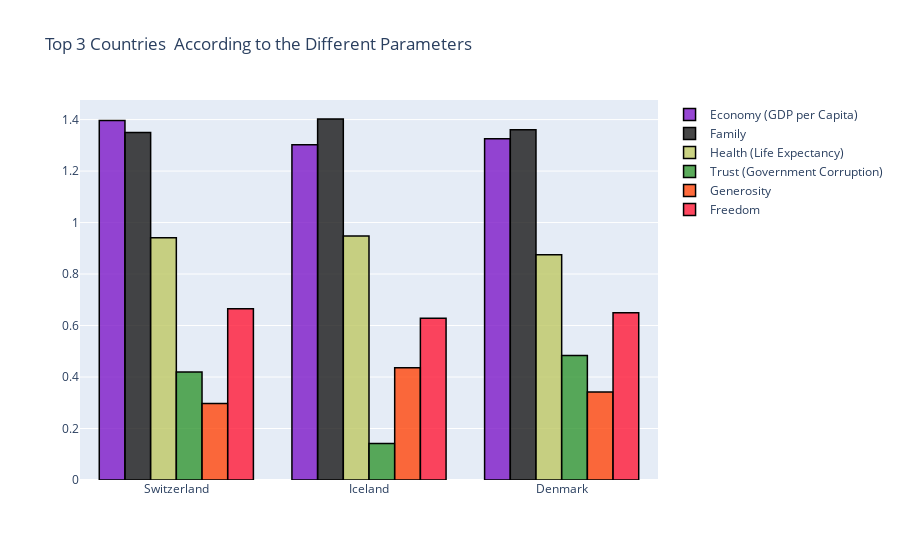

Source (notebook cell):
### Code cell
df1 = df1.iloc[:3, :]
from plotly.offline import init_notebook_mode, iplot
init_notebook_mode(connected=True)
import plotly.graph_objs as go

trace1 = go.Bar(
                x = df1.Country,
                y = df1['Economy (GDP per Capita)'],
                name = "Economy (GDP per Capita)",
                marker = dict(color = 'rgba(125, 25, 200, 0.8)',
                             line = dict(color = 'rgb(0,0,0)', width = 1.5))
                )
trace2 = go.Bar(
                x = df1.Country,
                y = df1.Family,
                name = "Family",
                marker = dict(color = 'rgba(25, 25, 25, 0.8)',
                             line = dict(color = 'rgb(0,0,0)', width = 1.5))
                )
trace3 = go.Bar(
                x = df1.Country,
                y = df1['Health (Life Expectancy)'],
                name = "Health (Life Expectancy)",
                marker = dict(color = 'rgba(190, 200, 100, 0.8)',
                             line = dict(color = 'rgb(0,0,0)', width = 1.5))
                )
trace4 = go.Bar(
                x = df1.Country,
                y = df1['Trust (Government Corruption)'],
                name = "Trust (Government Corruption)",
                marker = dict(color = 'rgba(50, 150, 50, 0.8)',
                             line = dict(color = 'rgb(0,0,0)', width = 1.5))
                )
trace5 = go.Bar(
                x = df1.Country,
                y = df1.Generosity,
                name = "Generosity",
                marker = dict(color = 'rgba(255, 70, 12, 0.8)',
                             line = dict(color = 'rgb(0,0,0)', width = 1.5))
                )
trace6 = go.Bar(
                x = df1.Country,
                y = df1.Freedom,
                name = "Freedom",
                marker = dict(color = 'rgba(255, 25, 55, 0.8)',
                             line = dict(color = 'rgb(0,0,0)', width = 1.5))
                )
data = [trace1, trace2, trace3, trace4, trace5, trace6]
layout = go.Layout(barmode = 'group', title = 'Top 3 Countries  According to the Different Parameters')
fig = go.Figure(data = data, layout = layout)
iplot(fig)
df1 = df1.iloc[:3, :]

### Figure 1 — Plotly figure (JSON) as saved in the notebook; plotly's stock layout.template omitted (floating-point values rounded to 4 significant figures)
{"data": [{"marker": {"color": "rgba(125, 25, 200, 0.8)", "line": {"color": "rgb(0,0,0)", "width": 1.5}}, "name": "Economy (GDP per Capita)", "type": "bar", "x": ["Switzerland", "Iceland", "Denmark"], "y": [1.397, 1.302, 1.325]}, {"marker": {"color": "rgba(25, 25, 25, 0.8)", "line": {"color": "rgb(0,0,0)", "width": 1.5}}, "name": "Family", "type": "bar", "x": ["Switzerland", "Iceland", "Denmark"], "y": [1.35, 1.402, 1.361]}, {"marker": {"color": "rgba(190, 200, 100, 0.8)", "line": {"color": "rgb(0,0,0)", "width": 1.5}}, "name": "Health (Life Expectancy)", "type": "bar", "x": ["Switzerland", "Iceland", "Denmark"], "y": [0.9414, 0.9478, 0.8746]}, {"marker": {"color": "rgba(50, 150, 50, 0.8)", "line": {"color": "rgb(0,0,0)", "width": 1.5}}, "name": "Trust (Government Corruption)", "type": "bar", "x": ["Switzerland", "Iceland", "Denmark"], "y": [0.4198, 0.1414, 0.4836]}, {"marker": {"color": "rgba(255, 70, 12, 0.8)", "line": {"color": "rgb(0,0,0)", "width": 1.5}}, "name": "Generosity", "type": "bar", "x": ["Switzerland", "Iceland", "Denmark"], "y": [0.2968, 0.4363, 0.3414]}, {"marker": {"color": "rgba(255, 25, 55, 0.8)", "line": {"color": "rgb(0,0,0)", "width": 1.5}}, "name": "Freedom", "type": "bar", "x": ["Switzerland", "Iceland", "Denmark"], "y": [0.6656, 0.6288, 0.6494]}], "layout": {"barmode": "group", "title": {"text": "Top 3 Countries  According to the Different Parameters"}}}
